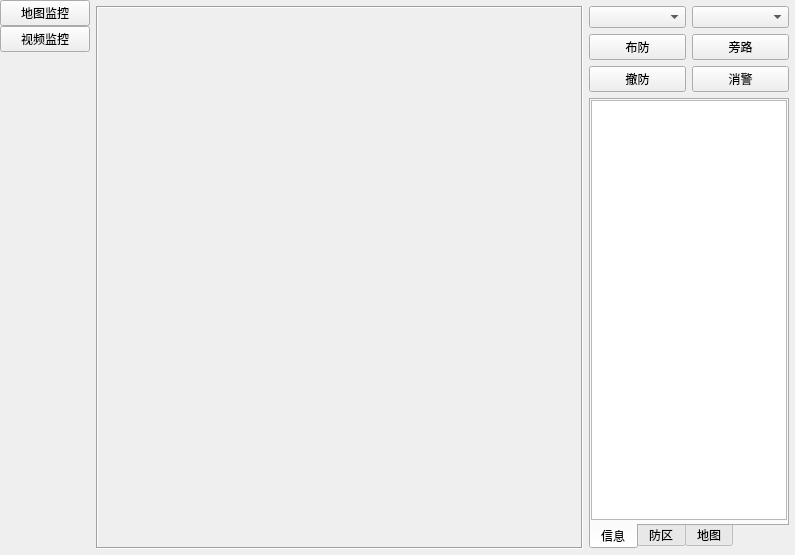
<?xml version="1.0" encoding="UTF-8"?>
<ui version="4.0">
 <class>frmMap</class>
 <widget class="QWidget" name="frmMap">
  <property name="geometry">
   <rect>
    <x>0</x>
    <y>0</y>
    <width>795</width>
    <height>555</height>
   </rect>
  </property>
  <property name="windowTitle">
   <string>Form</string>
  </property>
  <layout class="QHBoxLayout" name="horizontalLayout">
   <property name="spacing">
    <number>0</number>
   </property>
   <property name="leftMargin">
    <number>0</number>
   </property>
   <property name="topMargin">
    <number>0</number>
   </property>
   <property name="rightMargin">
    <number>0</number>
   </property>
   <property name="bottomMargin">
    <number>0</number>
   </property>
   <item>
    <widget class="QWidget" name="widget_left" native="true">
     <property name="minimumSize">
      <size>
       <width>90</width>
       <height>0</height>
      </size>
     </property>
     <property name="maximumSize">
      <size>
       <width>90</width>
       <height>16777215</height>
      </size>
     </property>
     <layout class="QVBoxLayout" name="verticalLayout_4">
      <property name="spacing">
       <number>0</number>
      </property>
      <property name="leftMargin">
       <number>0</number>
      </property>
      <property name="topMargin">
       <number>0</number>
      </property>
      <property name="rightMargin">
       <number>0</number>
      </property>
      <property name="bottomMargin">
       <number>0</number>
      </property>
      <item>
       <widget class="QPushButton" name="btnMapView">
        <property name="text">
         <string>地图监控</string>
        </property>
        <property name="checked">
         <bool>false</bool>
        </property>
       </widget>
      </item>
      <item>
       <widget class="QPushButton" name="btnIPCView">
        <property name="text">
         <string>视频监控</string>
        </property>
       </widget>
      </item>
      <item>
       <spacer name="verticalSpacer">
        <property name="orientation">
         <enum>Qt::Vertical</enum>
        </property>
        <property name="sizeHint" stdset="0">
         <size>
          <width>20</width>
          <height>40</height>
         </size>
        </property>
       </spacer>
      </item>
     </layout>
    </widget>
   </item>
   <item>
    <widget class="QStackedWidget" name="stackedWidget">
     <widget class="QWidget" name="stackedWidget_mainPage1" native="true">
      <layout class="QGridLayout" name="gridLayout">
       <property name="leftMargin">
        <number>6</number>
       </property>
       <property name="topMargin">
        <number>6</number>
       </property>
       <property name="rightMargin">
        <number>6</number>
       </property>
       <property name="bottomMargin">
        <number>6</number>
       </property>
       <item row="0" column="0" rowspan="2">
        <widget class="QFrame" name="frameMap">
         <property name="sizePolicy">
          <sizepolicy hsizetype="Expanding" vsizetype="Expanding">
           <horstretch>0</horstretch>
           <verstretch>0</verstretch>
          </sizepolicy>
         </property>
         <property name="styleSheet">
          <string notr="true"/>
         </property>
         <property name="frameShape">
          <enum>QFrame::Box</enum>
         </property>
         <property name="frameShadow">
          <enum>QFrame::Sunken</enum>
         </property>
         <layout class="QVBoxLayout" name="verticalLayout_5">
          <property name="spacing">
           <number>0</number>
          </property>
          <property name="leftMargin">
           <number>0</number>
          </property>
          <property name="topMargin">
           <number>0</number>
          </property>
          <property name="rightMargin">
           <number>0</number>
          </property>
          <property name="bottomMargin">
           <number>0</number>
          </property>
          <item>
           <widget class="QLabel" name="labMap">
            <property name="text">
             <string/>
            </property>
            <property name="alignment">
             <set>Qt::AlignCenter</set>
            </property>
           </widget>
          </item>
         </layout>
        </widget>
       </item>
       <item row="0" column="1">
        <widget class="QWidget" name="widgetTop" native="true">
         <layout class="QGridLayout" name="gridLayout_2">
          <property name="leftMargin">
           <number>0</number>
          </property>
          <property name="topMargin">
           <number>0</number>
          </property>
          <property name="rightMargin">
           <number>0</number>
          </property>
          <property name="bottomMargin">
           <number>0</number>
          </property>
          <item row="0" column="0">
           <widget class="QComboBox" name="cboxSubSystem"/>
          </item>
          <item row="0" column="1">
           <widget class="QComboBox" name="cboxDefenceID"/>
          </item>
          <item row="1" column="0">
           <widget class="QPushButton" name="btnArming">
            <property name="focusPolicy">
             <enum>Qt::NoFocus</enum>
            </property>
            <property name="text">
             <string>布防</string>
            </property>
            <property name="icon">
             <iconset>
              <normaloff>:/image/light_green.png</normaloff>:/image/light_green.png</iconset>
            </property>
           </widget>
          </item>
          <item row="2" column="1">
           <widget class="QPushButton" name="btnClearAlarm">
            <property name="focusPolicy">
             <enum>Qt::NoFocus</enum>
            </property>
            <property name="text">
             <string>消警</string>
            </property>
            <property name="icon">
             <iconset>
              <normaloff>:/image/light_red.png</normaloff>:/image/light_red.png</iconset>
            </property>
           </widget>
          </item>
          <item row="2" column="0">
           <widget class="QPushButton" name="btnDisarming">
            <property name="focusPolicy">
             <enum>Qt::NoFocus</enum>
            </property>
            <property name="text">
             <string>撤防</string>
            </property>
            <property name="icon">
             <iconset>
              <normaloff>:/image/light_blue.png</normaloff>:/image/light_blue.png</iconset>
            </property>
           </widget>
          </item>
          <item row="1" column="1">
           <widget class="QPushButton" name="btnBypass">
            <property name="focusPolicy">
             <enum>Qt::NoFocus</enum>
            </property>
            <property name="text">
             <string>旁路</string>
            </property>
            <property name="icon">
             <iconset>
              <normaloff>:/image/light_gray.png</normaloff>:/image/light_gray.png</iconset>
            </property>
           </widget>
          </item>
         </layout>
        </widget>
       </item>
       <item row="1" column="1">
        <widget class="QTabWidget" name="tabWidget">
         <property name="maximumSize">
          <size>
           <width>200</width>
           <height>16777215</height>
          </size>
         </property>
         <property name="styleSheet">
          <string notr="true"/>
         </property>
         <property name="tabPosition">
          <enum>QTabWidget::South</enum>
         </property>
         <property name="currentIndex">
          <number>0</number>
         </property>
         <widget class="QWidget" name="tabMsg">
          <attribute name="title">
           <string>信息</string>
          </attribute>
          <layout class="QVBoxLayout" name="verticalLayout_3">
           <property name="spacing">
            <number>0</number>
           </property>
           <property name="leftMargin">
            <number>0</number>
           </property>
           <property name="topMargin">
            <number>0</number>
           </property>
           <property name="rightMargin">
            <number>0</number>
           </property>
           <property name="bottomMargin">
            <number>3</number>
           </property>
           <item>
            <widget class="QTableWidget" name="tableMsg">
             <property name="styleSheet">
              <string notr="true"/>
             </property>
            </widget>
           </item>
          </layout>
         </widget>
         <widget class="QWidget" name="tabDevice">
          <attribute name="title">
           <string>防区</string>
          </attribute>
          <layout class="QVBoxLayout" name="verticalLayout_2">
           <property name="spacing">
            <number>0</number>
           </property>
           <property name="leftMargin">
            <number>0</number>
           </property>
           <property name="topMargin">
            <number>0</number>
           </property>
           <property name="rightMargin">
            <number>0</number>
           </property>
           <property name="bottomMargin">
            <number>3</number>
           </property>
           <item>
            <widget class="QTreeWidget" name="treeDevice">
             <property name="styleSheet">
              <string notr="true"/>
             </property>
             <column>
              <property name="text">
               <string notr="true">1</string>
              </property>
             </column>
            </widget>
           </item>
          </layout>
         </widget>
         <widget class="QWidget" name="tabMap">
          <attribute name="title">
           <string>地图</string>
          </attribute>
          <layout class="QVBoxLayout" name="verticalLayout_6">
           <property name="spacing">
            <number>0</number>
           </property>
           <property name="leftMargin">
            <number>0</number>
           </property>
           <property name="topMargin">
            <number>0</number>
           </property>
           <property name="rightMargin">
            <number>0</number>
           </property>
           <property name="bottomMargin">
            <number>3</number>
           </property>
           <item>
            <widget class="QListWidget" name="listMap"/>
           </item>
          </layout>
         </widget>
        </widget>
       </item>
      </layout>
     </widget>
    </widget>
   </item>
  </layout>
 </widget>
 <resources/>
 <connections/>
</ui>
